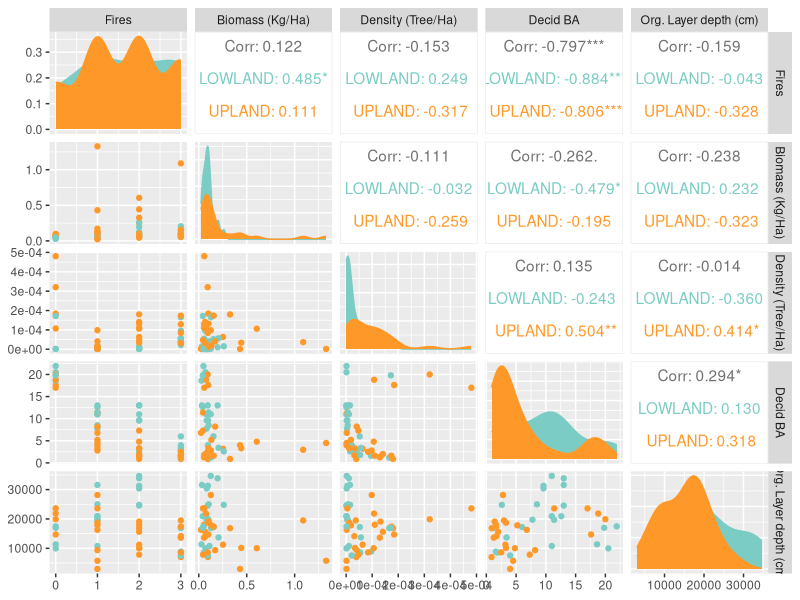
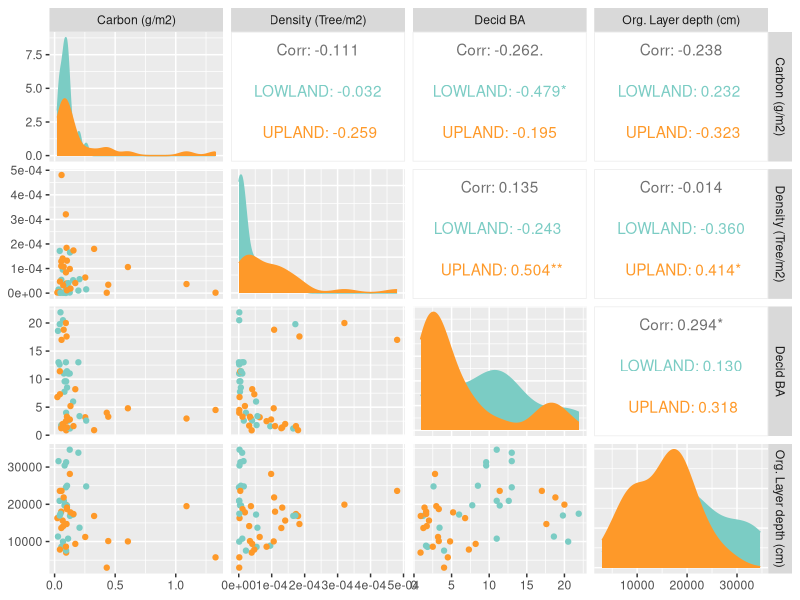

The R source for these figures, in order:
# correlation plot

# input:
  # biomass_variables.csv
  # totalC.csv

# start ####################################

library(GGally) # correlation plots
library(here)
library(tidyverse)

variables <- read.csv(here("data/output/biomass_variables.csv"))

totalC <- read.csv(here("data/output/totalC.csv"))

totalC <- totalC %>%
  group_by(SITE, TREAT, PLOT) %>%
  summarise(carbon = sum(Carbon_m2))

data <- merge(variables, totalC, by = c("PLOT", "SITE", "TREAT"))

data <- data %>%
  select(!c(Biomass_gm2))

data$SITE[data$SITE == "DALTON"] <- "UPLAND"
data$SITE[data$SITE == "STEESE"] <- "LOWLAND"

# Correlation ###################
colnames(data)
# with fire
GGally::ggpairs(data, columns = c(3:7),
                ggplot2::aes(fill = SITE, color = SITE),
                columnLabels = c("Fires", "Biomass (Kg/Ha)", "Density (Tree/Ha)",
                                 "Decid BA", "Org. Layer depth (cm)")) +
  scale_fill_manual(values = c("#7bccc4", "#fe9929"),
                    labels = c("Upland", "Lowland")) +
  scale_color_manual(values = c("#7bccc4", "#fe9929"),
                     labels = c("Upland", "Lowland"))

# without fire
GGally::ggpairs(data, columns = c(4:7),
                ggplot2::aes(fill = SITE, color = SITE),
                columnLabels = c("Carbon (g/m2)", "Density (Tree/m2)",
                                 "Decid BA", "Org. Layer depth (cm)")) +
  scale_fill_manual(values = c("#7bccc4", "#fe9929")) +
  scale_color_manual(values = c("#7bccc4", "#fe9929"))
# 675 * 375
